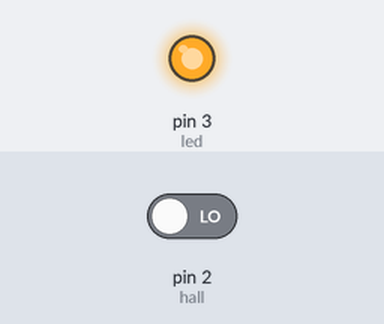
Bench run of a sketch on a simulated Arduino Uno, built with avr-gcc and run on an emulated ATmega328P. On the bench: output pins drawn as LEDs (lit = HIGH). Inputs (shaded band) come from the test bench; at power-on: pin 2 (hall) LOW.

Above: at 1.2 s.
1.3 s: pin 2 (hall) driven HIGH
At 2.1 s:
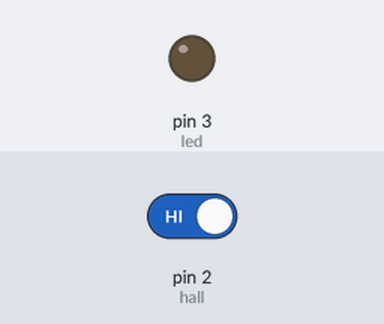
2.8 s: pin 2 (hall) driven LOW
At 3.2 s:
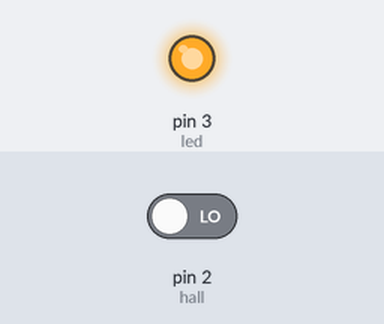
Timing chart, 0 to 5.8 s (numbered marks = the images above; inputs shaded):
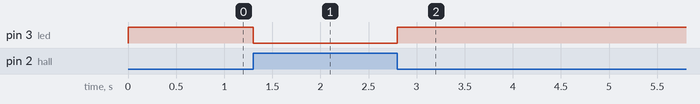

Measured:
- after the input at 1.3 s, pin 3 (led): HIGH → LOW at once
- after the input at 2.8 s, pin 3 (led): LOW → HIGH at once

The sketch:

KY_003.ino
```cpp
const int hall=2;   //Se declara el sensor
const int led=3;    //Se declara el led
bool ESTADO;    //Se declara el estado
void setup() {
pinMode(hall,INPUT);    //Se declara el sensor
pinMode(led,OUTPUT);    //Se declara el led
}

void loop() {
  ESTADO=digitalRead(hall);   //Se lee el estado del sensor
  digitalWrite(led, !ESTADO);   //Se enciende o apaga conforme el estado del sensor
}
```
